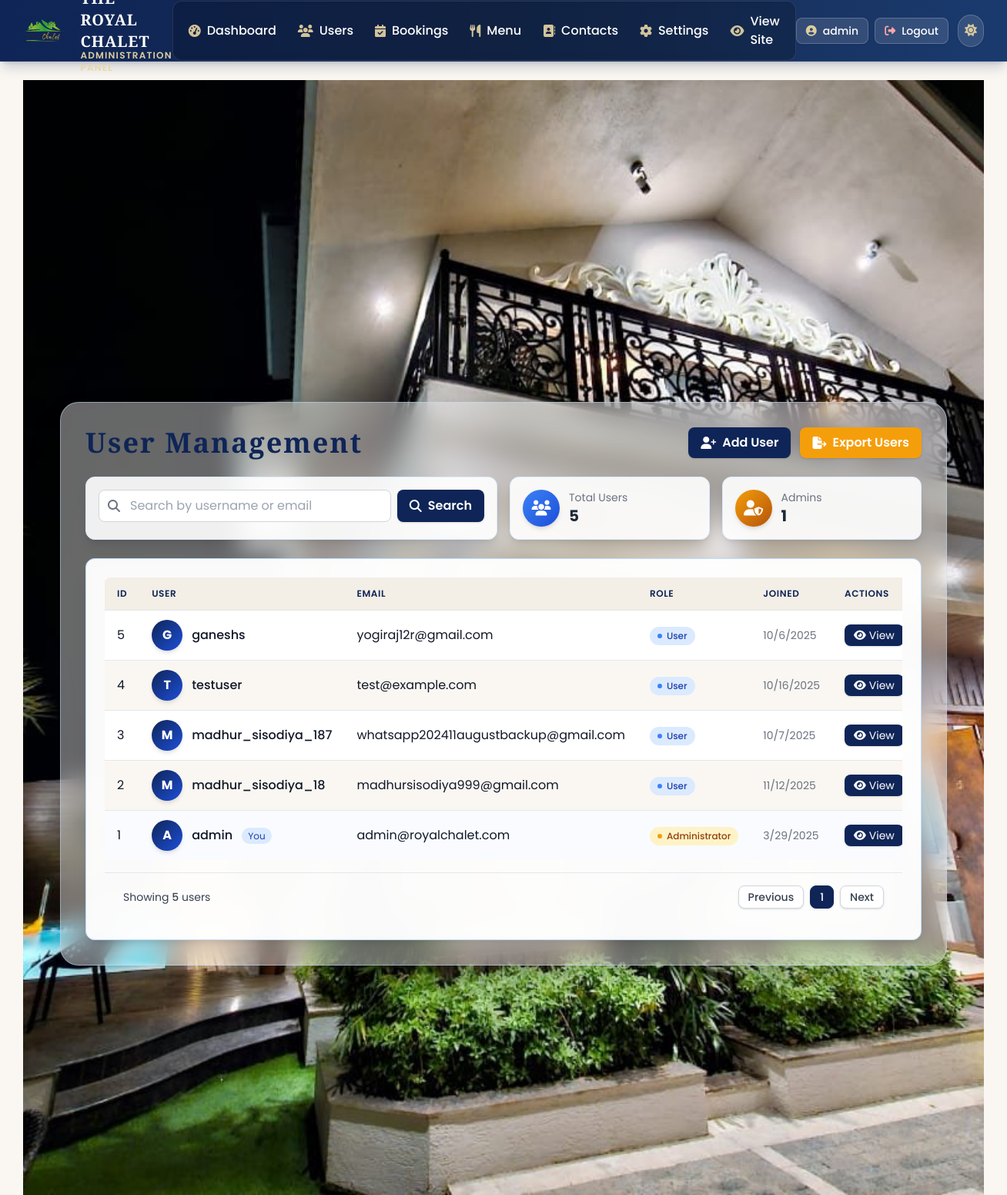
The app's page /admin/users (signed in) with its own data.
### models.py (models this page shows)
class User(UserMixin, db.Model):
    id = db.Column(db.Integer, primary_key=True)
    username = db.Column(db.String(80), unique=True, nullable=False)
    email = db.Column(db.String(120), unique=True, nullable=False)
    password_hash = db.Column(db.String(128), nullable=False)
    is_admin = db.Column(db.Boolean, default=False)
    phone = db.Column(db.String(15))
    address = db.Column(db.Text)
    created_at = db.Column(db.DateTime, default=lambda: datetime.now(timezone.utc))
    last_login = db.Column(db.DateTime)
    bookings = db.relationship('Booking', backref='user', lazy=True)
    orders = db.relationship('FoodOrder', backref='user', lazy=True)
    reviews = db.relationship('Review', backref='user', lazy=True)

### app.py (the view)
@app.route('/admin/users')
@login_required
def admin_users():
    if not current_user.is_admin:
        abort(403)
    users = User.query.order_by(User.created_at.desc()).all()
    return render_template('admin/admin_users.html', users=users)

### templates/admin/admin_users.html (shortened to what this page needs)
{% extends 'admin/admin_base.html' %}
{% block content %}
<div class="min-h-screen flex flex-col items-center justify-center bg-cover bg-center bg-fixed" style="background-image: url('{{ url_for('static', filename='Villa From Outside1.jpg') }}');">
  <div class="relative z-10 w-full max-w-6xl bg-white/40 dark:bg-gray-900/60 rounded-3xl shadow-2xl p-8 mb-8 backdrop-blur-lg border border-blue-200/50 dark:border-blue-800/50 mt-12 transition-colors duration-300">
    <div class="flex flex-col md:flex-row justify-between items-start md:items-center mb-6 gap-4">
      <h2 class="text-4xl font-extrabold text-admin-primary dark:text-blue-400 tracking-wide" style="font-family: 'Playfair Display', serif; letter-spacing: 2px;">User Management</h2>
      <div class="flex flex-wrap gap-3">
        <a href="/admin/users/new" class="px-4 py-2 bg-admin-primary text-white rounded-lg hover:bg-blue-800 shadow font-semibold flex items-center transition-all duration-300 transform hover:translate-y-[-2px]">
          <i class="fas fa-user-plus mr-2"></i>Add User
        </a>
        <a href="/admin/users/export" class="px-4 py-2 bg-amber-500 text-white rounded-lg hover:bg-amber-600 shadow font-semibold flex items-center transition-all duration-300 transform hover:translate-y-[-2px]">
          <i class="fas fa-file-export mr-2"></i>Export Users
        </a>
      </div>
    </div>
    <div class="grid grid-cols-1 md:grid-cols-4 gap-4 mb-6">
      <div class="md:col-span-2 bg-white/90 dark:bg-gray-800/90 rounded-xl p-4 shadow-lg border border-blue-100 dark:border-blue-900/30">
        <form action="{{ url_for('admin_users') }}" method="GET" class="flex gap-2">
          <div class="relative flex-1">
            <span class="absolute inset-y-0 left-0 flex items-center pl-3 text-gray-500 dark:text-gray-400">
              <i class="fas fa-search"></i>
            </span>
            <input type="text" name="search" placeholder="Search by username or email" value="{{ request.args.get('search', '') }}" class="w-full pl-10 px-4 py-2 border border-gray-300 dark:border-gray-600 dark:bg-gray-700 dark:text-white rounded-lg focus:outline-none focus:ring-2 focus:ring-admin-primary dark:focus:ring-blue-500">
          </div>
          <button type="submit" class="px-4 py-2 bg-admin-primary text-white rounded-lg hover:bg-blue-800 shadow font-semibold flex items-center transition-all duration-300 transform hover:translate-y-[-2px]">
            <i class="fas fa-search mr-2"></i>Search
          </button>
        </form>
      </div>
      <div class="bg-white/90 dark:bg-gray-800/90 rounded-xl p-4 shadow-lg border border-blue-100 dark:border-blue-900/30 flex items-center">
        <div class="w-12 h-12 rounded-full bg-gradient-to-br from-blue-500 to-blue-700 flex items-center justify-center mr-3 shadow-md">
          <i class="fas fa-users text-white text-xl"></i>
        </div>
        <div>
          <p class="text-sm text-gray-500 dark:text-gray-400">Total Users</p>
          <p class="text-xl font-bold text-gray-800 dark:text-white">{{ users|length }}</p>
        </div>
      </div>
      <div class="bg-white/90 dark:bg-gray-800/90 rounded-xl p-4 shadow-lg border border-blue-100 dark:border-blue-900/30 flex items-center">
        <div class="w-12 h-12 rounded-full bg-gradient-to-br from-amber-500 to-amber-700 flex items-center justify-center mr-3 shadow-md">
          <i class="fas fa-user-shield text-white text-xl"></i>
        </div>
        <div>
          <p class="text-sm text-gray-500 dark:text-gray-400">Admins</p>
          <p class="text-xl font-bold text-gray-800 dark:text-white">{{ users|selectattr('is_admin', 'eq', true)|list|length }}</p>
        </div>
      </div>
    </div>
    <div class="bg-white/95 dark:bg-gray-800/95 rounded-xl shadow-xl p-6 backdrop-blur-md border border-blue-200 dark:border-blue-800 transition-colors duration-300">
      {% if users %}
      <div class="overflow-x-auto">
        <table class="min-w-full divide-y divide-gray-200 dark:divide-gray-700">
          <thead class="bg-gray-100 dark:bg-gray-900">
            <tr>
              <th class="py-3 px-4 text-left font-semibold text-admin-primary dark:text-blue-300 uppercase tracking-wider">ID</th>
              <th class="py-3 px-4 text-left font-semibold text-admin-primary dark:text-blue-300 uppercase tracking-wider">User</th>
              <th class="py-3 px-4 text-left font-semibold text-admin-primary dark:text-blue-300 uppercase tracking-wider">Email</th>
              <th class="py-3 px-4 text-left font-semibold text-admin-primary dark:text-blue-300 uppercase tracking-wider">Role</th>
              <th class="py-3 px-4 text-left font-semibold text-admin-primary dark:text-blue-300 uppercase tracking-wider">Joined</th>
              <th class="py-3 px-4 text-left font-semibold text-admin-primary dark:text-blue-300 uppercase tracking-wider">Actions</th>
            </tr>
          </thead>
          <tbody class="bg-white dark:bg-gray-800 divide-y divide-gray-200 dark:divide-gray-700">
            {% for user in users %}
            <tr class="hover:bg-gray-50 dark:hover:bg-gray-700 transition-colors duration-150 {% if user.id == current_user.id %}bg-blue-50/40 dark:bg-blue-900/20{% endif %}">
              <td class="py-3 px-4 text-gray-900 dark:text-gray-100">{{ user.id }}</td>
              <td class="py-3 px-4">
                <div class="flex items-center gap-3">
                  <span class="inline-flex items-center justify-center w-10 h-10 rounded-full bg-gradient-to-br from-admin-primary to-blue-700 text-white font-bold shadow-md">{{ user.username[0]|upper }}</span>
                  <div>
                    <span class="font-medium text-gray-900 dark:text-gray-100">{{ user.username }}</span>
                    {% if user.id == current_user.id %}
                    <span class="ml-2 px-2 py-0.5 bg-blue-100 dark:bg-blue-900 text-blue-800 dark:text-blue-200 text-xs rounded-full">You</span>
                    {% endif %}
                  </div>
                </div>
              </td>
              <td class="py-3 px-4 text-gray-900 dark:text-gray-100">{{ user.email }}</td>
              <td class="py-3 px-4">
                <span class="inline-flex items-center px-2.5 py-1 rounded-full text-xs font-medium {% if user.is_admin %}bg-amber-100 dark:bg-amber-900/50 text-amber-800 dark:text-amber-200{% else %}bg-blue-100 dark:bg-blue-900/50 text-blue-800 dark:text-blue-200{% endif %}">
                  <span class="w-1.5 h-1.5 rounded-full {% if user.is_admin %}bg-amber-500 dark:bg-amber-400{% else %}bg-blue-500 dark:bg-blue-400{% endif %} mr-1.5"></span>
                  {{ 'Administrator' if user.is_admin else 'User' }}
                </span>
              </td>
              <td class="py-3 px-4 text-gray-500 dark:text-gray-400 text-sm">
              </td>
              <td class="py-3 px-4">
                <div class="flex gap-2">
                  <a href="/admin/users/view/{{ user.id }}" class="px-3 py-1 bg-admin-primary text-white rounded-lg hover:bg-blue-800 text-sm shadow flex items-center transition-all duration-300 transform hover:translate-y-[-1px]">
                    <i class="fas fa-eye mr-1"></i> View
                  </a>
                </div>
              </td>
            </tr>
            {% endfor %}
          </tbody>
        </table>
      </div>
      <div class="px-6 py-4 flex items-center justify-between border-t border-gray-200 dark:border-gray-700 mt-4">
        <div class="text-sm text-gray-700 dark:text-gray-300">
          Showing <span class="font-medium">{{ users|length }}</span> users
        </div>
        <div class="flex space-x-2">
          <a href="#" class="px-3 py-1 bg-white dark:bg-gray-700 border border-gray-300 dark:border-gray-600 rounded-lg text-sm font-medium text-gray-700 dark:text-gray-300 hover:bg-gray-50 dark:hover:bg-gray-600 transition-all duration-300 shadow">
            Previous
          </a>
          <a href="#" class="px-3 py-1 bg-admin-primary border border-admin-primary rounded-lg text-sm font-medium text-white hover:bg-blue-800 transition-all duration-300 shadow">
            1
          </a>
          <a href="#" class="px-3 py-1 bg-white dark:bg-gray-700 border border-gray-300 dark:border-gray-600 rounded-lg text-sm font-medium text-gray-700 dark:text-gray-300 hover:bg-gray-50 dark:hover:bg-gray-600 transition-all duration-300 shadow">
            Next
          </a>
        </div>
      </div>
      {% endif %}
    </div>
  </div>
</div>
{% endblock %}

### templates/admin/admin_base.html (shortened to what this page needs)
<!DOCTYPE html>
<html lang="en">
<head>
    <script src="https://cdn.tailwindcss.com"></script>
    <link rel="stylesheet" href="{{ url_for('static', filename='css/styles.min.css') }}">
    <link rel="stylesheet" href="https://unpkg.com/aos@2.3.1/dist/aos.css" />
    <link rel="stylesheet" href="https://cdnjs.cloudflare.com/ajax/libs/font-awesome/6.4.0/css/all.min.css">
</head>
<body class="bg-royal-cream dark:bg-dark-bg text-slate-800 dark:text-slate-100 transition-colors duration-300 min-h-screen flex flex-col font-poppins">
    <nav class="bg-gradient-to-r from-royal-navy via-royal-navy-mid to-[#1a3a6e] shadow-lg shadow-royal-navy/20 transition-colors duration-300 sticky top-0 z-50 header-nav border-b border-white/10">
        <div class="container mx-auto flex justify-between items-center px-4 h-full">
            <a href="/admin/dashboard" class="flex items-center gap-3 group">
                <div class="logo-container mr-2">
                    <img src="{{ url_for('static', filename='Rc.png') }}"
                         alt="Royal Chalet Logo"
                         class="h-full w-auto object-contain">
                </div>
                <div class="flex flex-col">
                    <span class="text-xl font-bold text-white tracking-tight brand-text" style="font-family: 'Playfair Display', serif;">THE ROYAL CHALET</span>
                    <span class="text-xs font-semibold tracking-widest uppercase -mt-1 brand-subtext">Administration Panel</span>
                </div>
            </a>
            <div class="hidden md:flex items-center gap-1 bg-black/20 rounded-xl px-2 py-1.5 shadow-inner border border-white/10 backdrop-blur-sm">
                <a href="/admin/dashboard" class="px-3 py-2 rounded-lg hover:bg-white/10 transition-all duration-300 flex items-center gap-2 text-sm md:text-base font-medium text-white nav-link">
                    <i class="fas fa-tachometer-alt text-royal-gold-light nav-icon opacity-90"></i>
                    <span>Dashboard</span>
                </a>
                <a href="/admin/users" class="px-3 py-2 rounded-lg hover:bg-white/10 transition-all duration-300 flex items-center gap-2 text-sm md:text-base font-medium text-white nav-link">
                    <i class="fas fa-users text-royal-gold-light nav-icon opacity-90"></i>
                    <span>Users</span>
                </a>
                <a href="/admin/bookings" class="px-3 py-2 rounded-lg hover:bg-white/10 transition-all duration-300 flex items-center gap-2 text-sm md:text-base font-medium text-white nav-link">
                    <i class="fas fa-calendar-check text-royal-gold-light nav-icon opacity-90"></i>
                    <span>Bookings</span>
                </a>
                <a href="/admin/menu" class="px-3 py-2 rounded-lg hover:bg-white/10 transition-all duration-300 flex items-center gap-2 text-sm md:text-base font-medium text-white nav-link">
                    <i class="fas fa-utensils text-royal-gold-light nav-icon opacity-90"></i>
                    <span>Menu</span>
                </a>
                <a href="/admin/contacts" class="px-3 py-2 rounded-lg hover:bg-white/10 transition-all duration-300 flex items-center gap-2 text-sm md:text-base font-medium text-white nav-link">
                    <i class="fas fa-address-book text-royal-gold-light nav-icon opacity-90"></i>
                    <span>Contacts</span>
                </a>
                <a href="/admin/settings" class="px-3 py-2 rounded-lg hover:bg-white/10 transition-all duration-300 flex items-center gap-2 text-sm md:text-base font-medium text-white nav-link">
                    <i class="fas fa-cog text-royal-gold-light nav-icon opacity-90"></i>
                    <span>Settings</span>
                </a>
                <a href="/" class="px-3 py-2 rounded-lg hover:bg-white/10 transition-all duration-300 flex items-center gap-2 text-sm md:text-base font-medium text-white nav-link">
                    <i class="fas fa-eye text-royal-gold-light nav-icon opacity-90"></i>
                    <span>View Site</span>
                </a>
            </div>
            <div class="flex items-center gap-2">
                <a href="/profile" class="header-button px-3 py-1.5 rounded-lg flex items-center gap-2 text-sm font-medium">
                    <i class="fas fa-user-circle text-royal-gold-light opacity-95"></i>
                    <span>{{ current_user.username }}</span>
                </a>
                <a href="{{ url_for('logout') }}" class="header-button px-3 py-1.5 rounded-lg flex items-center gap-2 text-sm font-medium" title="Logout">
                    <i class="fas fa-sign-out-alt text-red-300"></i>
                    <span class="hidden lg:inline">Logout</span>
                </a>
                <button id="theme-toggle" class="header-button p-2 rounded-full ml-1" title="Toggle Dark Mode">
                    <i class="fas fa-sun text-royal-gold-light dark:hidden opacity-90" id="sunIcon"></i>
                </button>
            </div>
        </div>
    </nav>
    <main class="flex-1 container mx-auto px-4 py-6 transition-colors duration-300 text-slate-800 dark:text-slate-200">
        {% block content %}{% endblock %}
    </main>
</body>
</html>

### records on screen
User: username "admin", id "1", username "A", shows "You", email "admin@royalchalet.com", is_admin "Administrator"
User: id "5", username "G", username "ganeshs", email "yogiraj12r@gmail.com", is_admin "User"
User: id "4", username "T", username "testuser", email "test@example.com", is_admin "User"
User: id "3", username "M", username "madhur_sisodiya_187", email "whatsapp202411augustbackup@gmail.com", is_admin "User"
User: id "2", username "M", username "madhur_sisodiya_18", email "madhursisodiya999@gmail.com", is_admin "User"

### other values on screen
{{ users|length }} "5"
{{ users|selectattr('is_admin', 'eq', true)|list|length }} "1"
